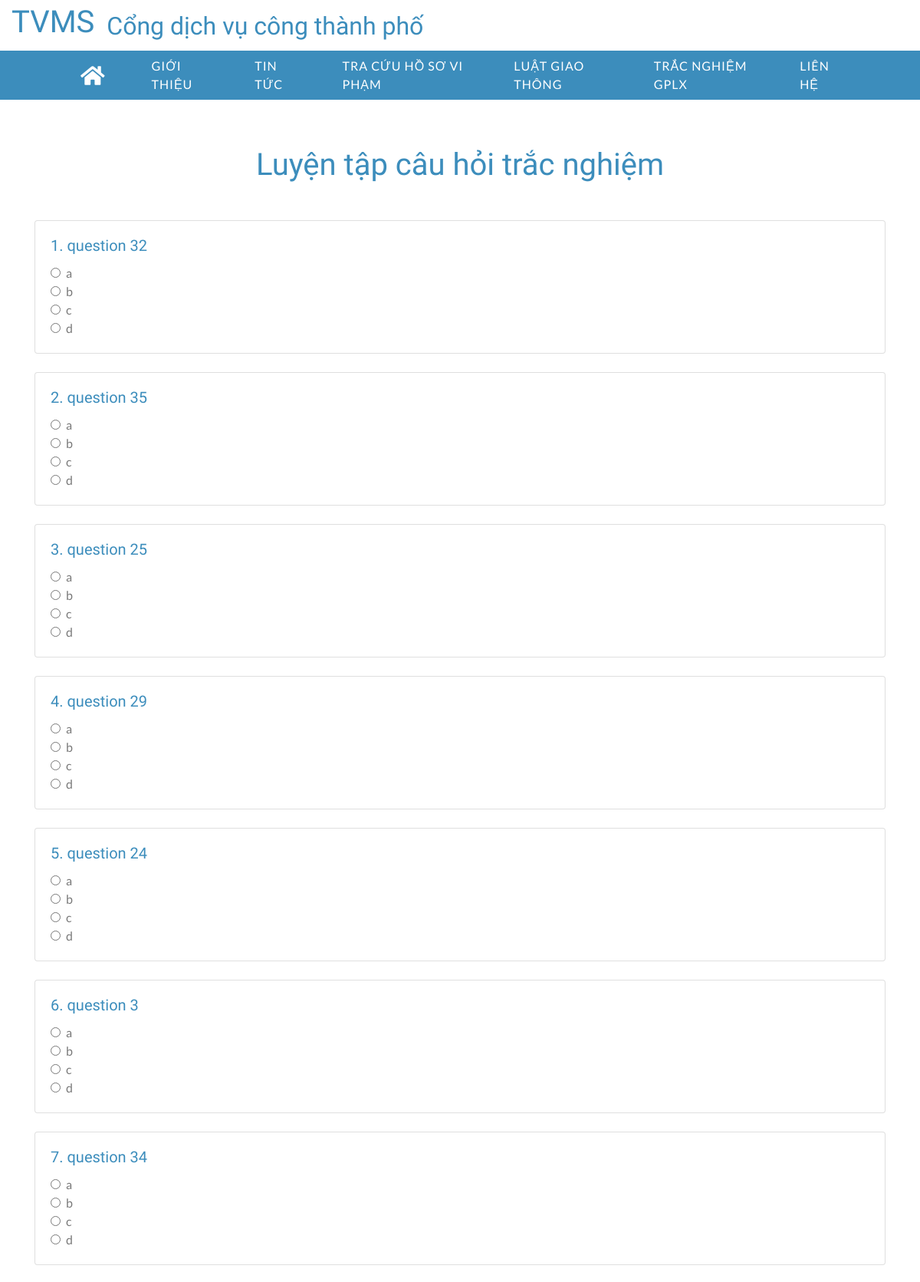
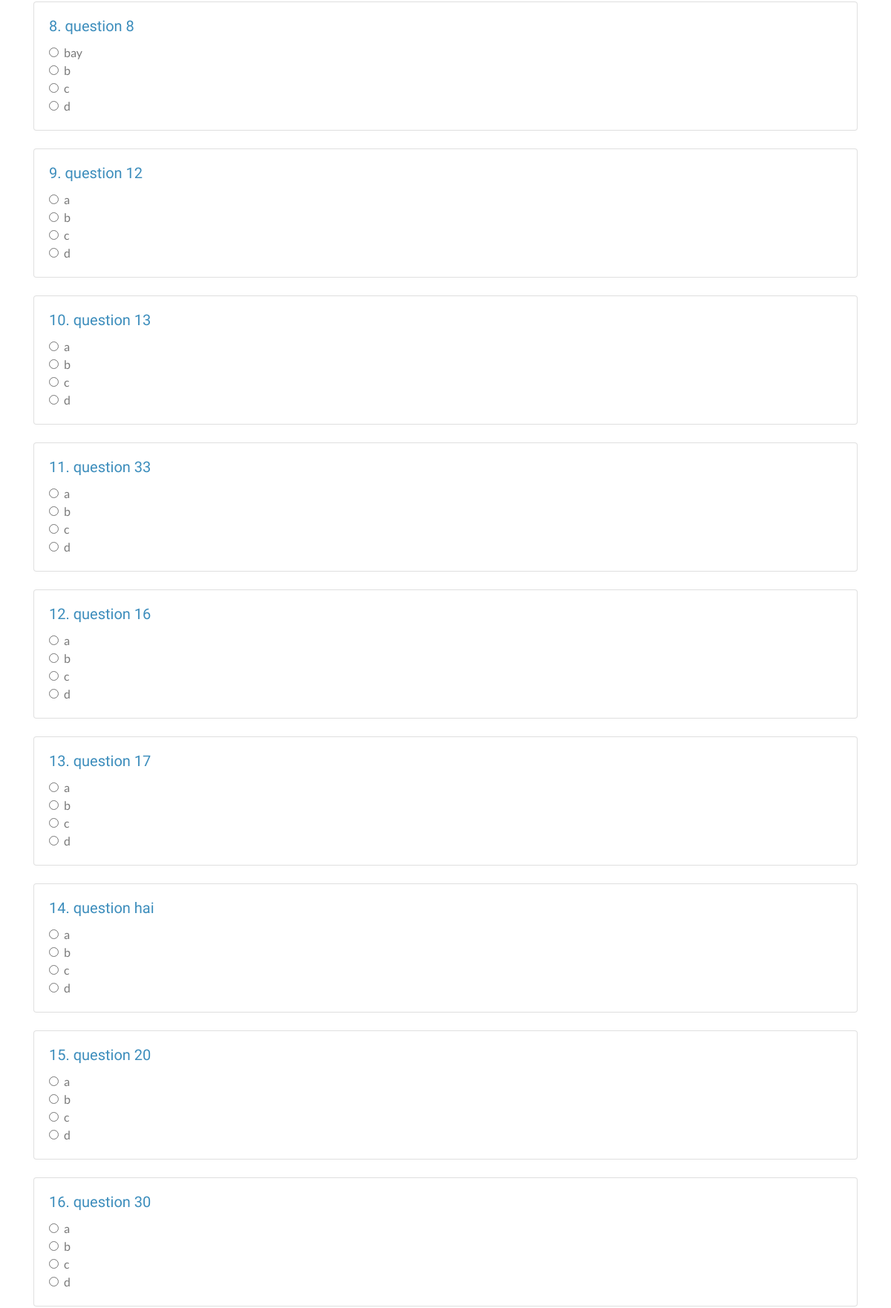
The app's page /cap-2/?page=practice-try (upper part) with its own data (2 pictures, top to bottom).
### tables this page shows
CREATE TABLE `question` (
  `id` int(30) NOT NULL,
  `content` varchar(255) NOT NULL,
  `content_img` text DEFAULT NULL,
  `option_A` varchar(255) NOT NULL,
  `option_B` varchar(255) NOT NULL,
  `option_C` varchar(255) NOT NULL,
  `option_D` varchar(255) NOT NULL,
  `correct_option` enum('a','b','c','d') NOT NULL,
  `user_id` int(30) NOT NULL,
  `date_created` datetime NOT NULL DEFAULT current_timestamp(),
  `date_updated` datetime DEFAULT NULL ON UPDATE current_timestamp()
);

### practice-try.php (the view, shortened to what this page needs)
<?php require_once('inc/header.php') ?>
<?php require_once('inc/subnav.php') ?>
<div class="single mt-125">
    <div class="container">
        <div class="content">
            <h1 class="text-center mb-5">Luyện tập câu hỏi trắc nghiệm</h1>
            <?php $questionNumber = 1;
            $sql = $conn->query("SELECT DISTINCT * FROM question ORDER BY RAND() LIMIT 20");
            $result = $sql->num_rows;
            if ($result > 0) {
                while ($row = $sql->fetch_assoc()) {
                    echo "<div class='card mb-4'>";
                    echo "<div class='card-body'>";
                    echo "<h5 class='card-title'>" . $questionNumber . ". " . $row["content"] . "</h5>";
                    echo "<div class='form-check'>";
                    echo "<input class='form-check-input' type='radio' name='answer[" . $row["id"] . "]' id='answer-" . $row["id"] . "-a' value='a' onclick='checkAnswer(" . $row["id"] . ", \"a\", " . $row["correct_option"] . ")'>";
                    echo "<label class='form-check-label' for='answer-" . $row["id"] . "-a'>" . $row["option_A"] . "</label>";
                    echo "</div>";
                    echo "<div class='form-check'>";
                    echo "<input class='form-check-input' type='radio' name='answer[" . $row["id"] . "]' id='answer-" . $row["id"] . "-b' value='b' onclick='checkAnswer(" . $row["id"] . ", \"b\", " . $row["correct_option"] . ")'>";
                    echo "<label class='form-check-label' for='answer-" . $row["id"] . "-b'>" . $row["option_B"] . "</label>";
                    echo "</div>";
                    echo "<div class='form-check'>";
                    echo "<input class='form-check-input' type='radio' name='answer[" . $row["id"] . "]' id='answer-" . $row["id"] . "-c' value='c' onclick='checkAnswer(" . $row["id"] . ", \"c\", " . $row["correct_option"] . ")'>";
                    echo "<label class='form-check-label' for='answer-" . $row["id"] . "-c'>" . $row["option_C"] . "</label>";
                    echo "</div>";
                    echo "<div class='form-check'>";
                    echo "<input class='form-check-input' type='radio' name='answer[" . $row["id"] . "]' id='answer-" . $row["id"] . "-d' value='d' onclick='checkAnswer(" . $row["id"] . ", \"d\", " . $row["correct_option"] . ")'>";
                    echo "<label class='form-check-label' for='answer-" . $row["id"] . "-d'>" . $row["option_D"] . "</label>";
                    echo "</div>";
                    echo "</div>";
                    echo "</div>";
                    $questionNumber++;
                }
            }
            ?>
        </div>
    </div>
</div>

### assets/css/style1.css (style rules this page uses)
body { color: #797979; background: #ffffff; font-family: 'Lato', sans-serif; }
h1, h2, h3, h4, h5, h6 { color: #3c8dbc; font-family: 'Oswald', sans-serif; }
@media (min-width: 992px) { .mt-125 { margin-top: 125px; } }
.single { position: relative; width: 100%; }

### records on screen
question: content "question 32", option_A "a", option_B "b", option_C "c", option_D "d"
question: content "question 35", option_A "a", option_B "b", option_C "c", option_D "d"
question: content "question 25", option_A "a", option_B "b", option_C "c", option_D "d"
question: content "question 29", option_A "a", option_B "b", option_C "c", option_D "d"
question: content "question 24", option_A "a", option_B "b", option_C "c", option_D "d"
question: content "question 3", option_A "a", option_B "b", option_C "c", option_D "d"
question: content "question 34", option_A "a", option_B "b", option_C "c", option_D "d"
question: content "question 8", option_A "bay", option_B "b", option_C "c", option_D "d"
question: content "question 12", option_A "a", option_B "b", option_C "c", option_D "d"
question: content "question 13", option_A "a", option_B "b", option_C "c", option_D "d"
question: content "question 33", option_A "a", option_B "b", option_C "c", option_D "d"
question: content "question 16", option_A "a", option_B "b", option_C "c", option_D "d"
question: content "question 17", option_A "a", option_B "b", option_C "c", option_D "d"
question: content "question hai", option_A "a", option_B "b", option_C "c", option_D "d"
question: content "question 20", option_A "a", option_B "b", option_C "c", option_D "d"
question: content "question 30", option_A "a", option_B "b", option_C "c", option_D "d"
